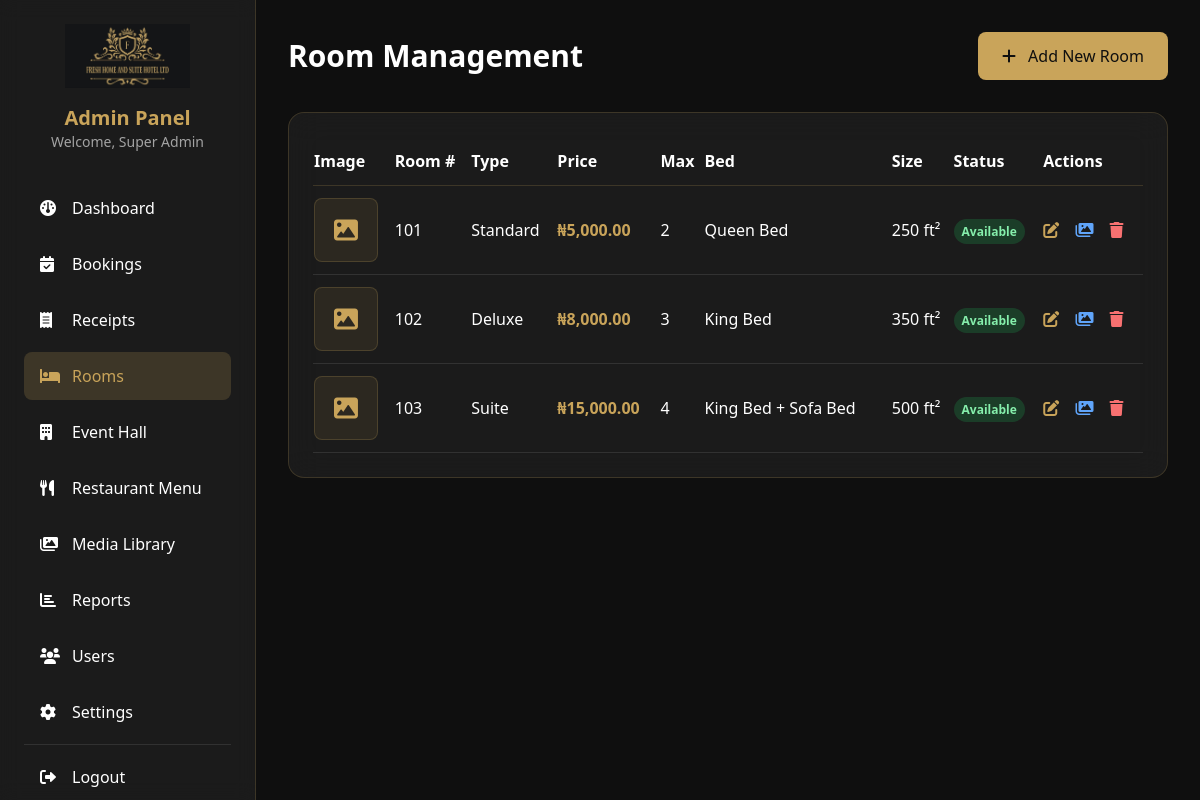
/admin/rooms.php (signed in), run on the app's committed database.
### tables this page shows
CREATE TABLE rooms (
    id INT PRIMARY KEY AUTO_INCREMENT,
    room_number VARCHAR(10) UNIQUE,
    room_type VARCHAR(50),
    description TEXT,
    base_price DECIMAL(10,2),
    max_occupancy INT,
    bed_type VARCHAR(50),
    square_feet INT,
    amenities TEXT,
    status ENUM('available', 'maintenance') DEFAULT 'available',
    created_at TIMESTAMP DEFAULT CURRENT_TIMESTAMP
);

### includes/functions.php (called while the page is built, shortened)
<?php
function formatCurrency($amount) {
    return '₦' . number_format($amount, 2);
}
?>

### admin/rooms.php (the view, shortened to what this page needs)
<?php
require_once '../config/config.php';
$stmt = $pdo->query("
    SELECT r.*,
           (SELECT image_path FROM room_images WHERE room_id = r.id AND is_primary = 1 LIMIT 1) as primary_image
    FROM rooms r
    ORDER BY r.room_number
");
$rooms = $stmt->fetchAll();
?>
<!DOCTYPE html>
<html lang="en">
<head>
    <script src="https://cdn.tailwindcss.com"></script>
    <link rel="stylesheet" href="https://cdnjs.cloudflare.com/ajax/libs/font-awesome/6.0.0-beta3/css/all.min.css">
    <link href="https://unpkg.com/aos@2.3.1/dist/aos.css" rel="stylesheet">
</head>
<body>
    <div class="flex h-screen">
        <div class="sidebar w-64 text-white p-6 overflow-y-auto">
            <div class="text-center mb-8">
                <img src="../assets/images/logo.png" alt="Logo" class="h-16 mx-auto mb-4">
                <h2 class="text-xl font-bold text-[#C9A45A]">Admin Panel</h2>
                <p class="text-sm text-white/60">Welcome, <?php echo $_SESSION['admin_name']; ?></p>
            </div>
            <nav class="space-y-2">
                <a href="dashboard.php" class="flex items-center space-x-3 px-4 py-3 rounded-lg hover:bg-[#C9A45A]/10 hover:text-[#C9A45A] transition">
                    <i class="fas fa-dashboard w-5"></i>
                    <span>Dashboard</span>
                </a>
                <a href="bookings.php" class="flex items-center space-x-3 px-4 py-3 rounded-lg hover:bg-[#C9A45A]/10 hover:text-[#C9A45A] transition">
                    <i class="fas fa-calendar-check w-5"></i>
                    <span>Bookings</span>
                </a>
                <a href="receipts.php" class="flex items-center space-x-3 px-4 py-3 rounded-lg hover:bg-[#C9A45A]/10 hover:text-[#C9A45A] transition">
                    <i class="fas fa-receipt w-5"></i>
                    <span>Receipts</span>
                </a>
                <a href="rooms.php" class="flex items-center space-x-3 px-4 py-3 rounded-lg bg-[#C9A45A]/20 text-[#C9A45A]">
                    <i class="fas fa-bed w-5"></i>
                    <span>Rooms</span>
                </a>
                <a href="hall.php" class="flex items-center space-x-3 px-4 py-3 rounded-lg hover:bg-[#C9A45A]/10 hover:text-[#C9A45A] transition">
                    <i class="fas fa-building w-5"></i>
                    <span>Event Hall</span>
                </a>
                <a href="menu.php" class="flex items-center space-x-3 px-4 py-3 rounded-lg hover:bg-[#C9A45A]/10 hover:text-[#C9A45A] transition">
                    <i class="fas fa-utensils w-5"></i>
                    <span>Restaurant Menu</span>
                </a>
                <a href="media.php" class="flex items-center space-x-3 px-4 py-3 rounded-lg hover:bg-[#C9A45A]/10 hover:text-[#C9A45A] transition">
                    <i class="fas fa-images w-5"></i>
                    <span>Media Library</span>
                </a>
                <a href="reports.php" class="flex items-center space-x-3 px-4 py-3 rounded-lg hover:bg-[#C9A45A]/10 hover:text-[#C9A45A] transition">
                    <i class="fas fa-chart-bar w-5"></i>
                    <span>Reports</span>
                </a>
                <a href="users.php" class="flex items-center space-x-3 px-4 py-3 rounded-lg hover:bg-[#C9A45A]/10 hover:text-[#C9A45A] transition">
                    <i class="fas fa-users w-5"></i>
                    <span>Users</span>
                </a>
                <a href="settings.php" class="flex items-center space-x-3 px-4 py-3 rounded-lg hover:bg-[#C9A45A]/10 hover:text-[#C9A45A] transition">
                    <i class="fas fa-cog w-5"></i>
                    <span>Settings</span>
                </a>
                <hr class="border-white/10 my-4">
                <a href="logout.php" class="flex items-center space-x-3 px-4 py-3 rounded-lg hover:bg-red-500/10 hover:text-red-500 transition">
                    <i class="fas fa-sign-out-alt w-5"></i>
                    <span>Logout</span>
                </a>
            </nav>
        </div>
        <div class="flex-1 overflow-y-auto p-8">
            <div class="flex justify-between items-center mb-8">
                <h1 class="text-3xl font-bold text-white">Room Management</h1>
                <button onclick="showAddModal()"
                        class="bg-[#C9A45A] text-[#0F0F0F] px-6 py-3 rounded-lg hover:bg-[#A8843F] transition font-medium">
                    <i class="fas fa-plus mr-2"></i> Add New Room
                </button>
            </div>
            <div class="bg-white/5 backdrop-blur-lg border border-[#C9A45A]/20 rounded-2xl p-6">
                <div class="overflow-x-auto">
                    <table class="w-full text-white">
                        <thead>
                            <tr class="border-b border-[#C9A45A]/20">
                                <th class="text-left py-3">Image</th>
                                <th class="text-left py-3">Room #</th>
                                <th class="text-left py-3">Type</th>
                                <th class="text-left py-3">Price</th>
                                <th class="text-left py-3">Max</th>
                                <th class="text-left py-3">Bed</th>
                                <th class="text-left py-3">Size</th>
                                <th class="text-left py-3">Status</th>
                                <th class="text-left py-3">Actions</th>
                            </tr>
                        </thead>
                        <tbody>
                            <?php foreach($rooms as $room): ?>
                            <tr class="border-b border-white/10 hover:bg-white/5">
                                <td class="py-3">
                                    <?php if($room['primary_image']): ?>
                                        <img src="../<?php echo $room['primary_image']; ?>"
                                             alt="<?php echo $room['room_type']; ?>"
                                             class="w-16 h-16 object-cover rounded-lg border-2 border-[#C9A45A]">
                                    <?php else: ?>
                                        <div class="w-16 h-16 bg-[#C9A45A]/10 rounded-lg flex items-center justify-center border border-[#C9A45A]/20">
                                            <i class="fas fa-image text-[#C9A45A] text-2xl"></i>
                                        </div>
                                    <?php endif; ?>
                                </td>
                                <td class="py-3"><?php echo $room['room_number']; ?></td>
                                <td class="py-3"><?php echo $room['room_type']; ?></td>
                                <td class="py-3 text-[#C9A45A] font-bold"><?php echo formatCurrency($room['base_price']); ?></td>
                                <td class="py-3"><?php echo $room['max_occupancy']; ?></td>
                                <td class="py-3"><?php echo $room['bed_type']; ?></td>
                                <td class="py-3"><?php echo $room['square_feet']; ?> ft²</td>
                                <td class="py-3">
                                    <span class="px-2 py-1 rounded-full text-xs font-semibold <?php echo $room['status'] == 'available' ? 'bg-green-500/20 text-green-300' : 'bg-red-500/20 text-red-300'; ?>">
                                        <?php echo ucfirst($room['status']); ?>
                                    </span>
                                </td>
                                <td class="py-3">
                                    <button onclick="showEditModal(<?php echo htmlspecialchars(json_encode($room)); ?>)"
                                            class="text-[#C9A45A] hover:text-[#A8843F] mr-3 transition" title="Edit Room">
                                        <i class="fas fa-edit"></i>
                                    </button>
                                    <button onclick="showImagesModal(<?php echo $room['id']; ?>, '<?php echo $room['room_type']; ?>')"
                                            class="text-blue-400 hover:text-blue-300 mr-3 transition" title="Manage Images">
                                        <i class="fas fa-images"></i>
                                    </button>
                                    <button onclick="showDeleteModal(<?php echo $room['id']; ?>)"
                                            class="text-red-400 hover:text-red-300 transition" title="Delete Room">
                                        <i class="fas fa-trash"></i>
                                    </button>
                                </td>
                            </tr>
                            <?php endforeach; ?>
                        </tbody>
                    </table>
                </div>
            </div>
        </div>
    </div>
</body>
</html>

### admin/rooms.php (style rules this page uses)
body { background: #0F0F0F; min-height: 100vh; }
.sidebar { background: rgba(255, 255, 255, 0.05); backdrop-filter: blur(10px); border-right: 1px solid rgba(201, 164, 90, 0.2); }

### data on the page
rooms: room_number "101", room_type "Standard", base_price "₦5,000.00", max_occupancy "2", bed_type "Queen Bed", square_feet "250", status "Available"
rooms: room_number "102", room_type "Deluxe", base_price "₦8,000.00", max_occupancy "3", bed_type "King Bed", square_feet "350", status "Available"
rooms: room_number "103", room_type "Suite", base_price "₦15,000.00", max_occupancy "4", bed_type "King Bed + Sofa Bed", square_feet "500", status "Available"

### other printed values
$_SESSION['admin_name'] "Super Admin"
